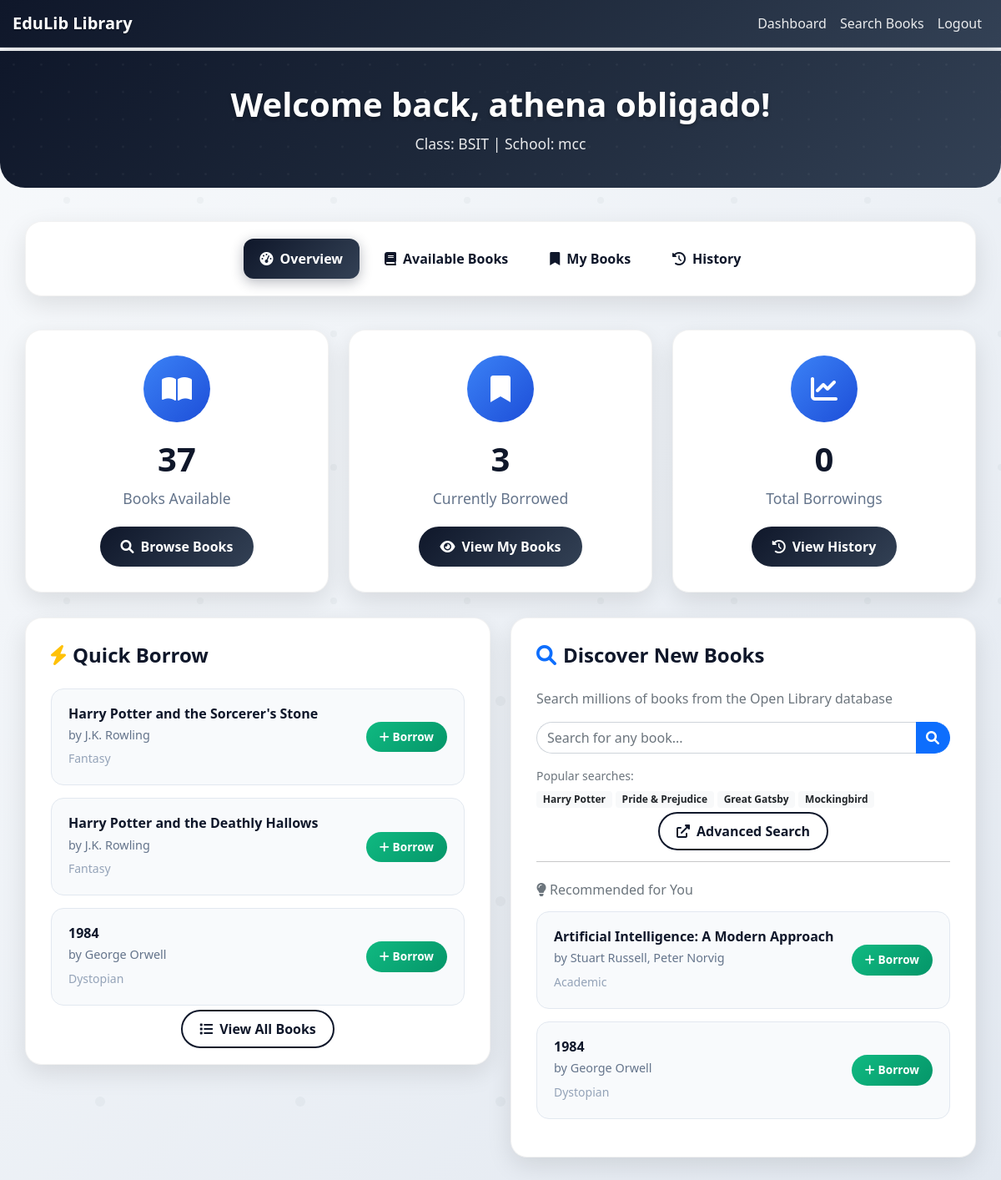
/dashboard (signed in), run on the app's committed database.
### app/models.py (models this page shows, shortened)
class Student(UserMixin, db.Model):
    id = db.Column(db.Integer, primary_key=True)
    email = db.Column(db.String(120), unique=True, nullable=False)
    password_hash = db.Column(db.String(128))
    full_name = db.Column(db.String(100), nullable=False)
    class_name = db.Column(db.String(50), nullable=False)
    school = db.Column(db.String(100), nullable=False)
    contact = db.Column(db.String(100))
    is_admin = db.Column(db.Boolean, default=False)
    borrowings = db.relationship('Borrowing', backref='student', lazy=True)

class Book(db.Model):
    id = db.Column(db.Integer, primary_key=True)
    isbn = db.Column(db.String(13), unique=True, nullable=False)
    title = db.Column(db.String(200), nullable=False)
    author = db.Column(db.String(100), nullable=False)
    genre = db.Column(db.String(50))
    quantity = db.Column(db.Integer, nullable=False, default=1)
    available_quantity = db.Column(db.Integer, nullable=False, default=1)
    borrowings = db.relationship('Borrowing', backref='book', lazy=True)

### app/routes.py (the view, shortened to what this page needs)
@bp.route('/dashboard')
@login_required
def dashboard():
    available_books = Book.query.filter(Book.available_quantity > 0).all()
    borrowed_books = [b.book for b in current_user.borrowings if b.status == 'borrowed']
    history = [b for b in current_user.borrowings if b.status == 'returned']
    from sqlalchemy import func
    popular_books = db.session.query(Book, func.count(Borrowing.id).label('borrow_count')) \
        .join(Borrowing).group_by(Book.id).order_by(func.count(Borrowing.id).desc()).limit(5).all()
    recommendations = [book for book, _ in popular_books]
    return render_template('student_dashboard.html',
                          available_books=available_books,
                          borrowed_books=borrowed_books,
                          history=history,
                          recommendations=recommendations)

### app/__init__.py (called while the page is built)
@login_manager.user_loader
def load_user(user_id):
    from .models import Student
    return Student.query.get(int(user_id))

### app/templates/student_dashboard.html (shortened to what this page needs)
{% extends "base.html" %}
{% block content %}
<div class="welcome-header">
    <div class="container">
        <div class="row">
            <div class="col-12 text-center">
                <h1>Welcome back, {{ current_user.full_name }}!</h1>
                <p>Class: {{ current_user.class_name }} | School: {{ current_user.school }}</p>
            </div>
        </div>
    </div>
</div>
<div class="container">
    <div class="student-nav">
        <div class="d-flex justify-content-center flex-wrap">
            <a class="nav-link {{ 'active' if request.endpoint == 'main.dashboard' else '' }}" href="{{ url_for('main.dashboard') }}">
                <i class="fas fa-tachometer-alt me-2"></i>Overview
            </a>
            <a class="nav-link" href="{{ url_for('main.available_books') }}">
                <i class="fas fa-book me-2"></i>Available Books
            </a>
            <a class="nav-link" href="{{ url_for('main.my_books') }}">
                <i class="fas fa-bookmark me-2"></i>My Books
            </a>
            <a class="nav-link" href="{{ url_for('main.borrowing_history') }}">
                <i class="fas fa-history me-2"></i>History
            </a>
        </div>
    </div>
    <div class="row">
        <div class="col-lg-4 col-md-6">
            <div class="stats-card">
                <div class="icon-wrapper">
                    <i class="fas fa-book-open"></i>
                </div>
                <h3>{{ available_books|length }}</h3>
                <p>Books Available</p>
                <a href="{{ url_for('main.available_books') }}" class="btn-dashboard">
                    <i class="fas fa-search me-2"></i>Browse Books
                </a>
            </div>
        </div>
        <div class="col-lg-4 col-md-6">
            <div class="stats-card">
                <div class="icon-wrapper">
                    <i class="fas fa-bookmark"></i>
                </div>
                <h3>{{ borrowed_books|length }}</h3>
                <p>Currently Borrowed</p>
                <a href="{{ url_for('main.my_books') }}" class="btn-dashboard">
                    <i class="fas fa-eye me-2"></i>View My Books
                </a>
            </div>
        </div>
        <div class="col-lg-4 col-md-12">
            <div class="stats-card">
                <div class="icon-wrapper">
                    <i class="fas fa-chart-line"></i>
                </div>
                <h3>{{ history|length }}</h3>
                <p>Total Borrowings</p>
                <a href="{{ url_for('main.borrowing_history') }}" class="btn-dashboard">
                    <i class="fas fa-history me-2"></i>View History
                </a>
            </div>
        </div>
    </div>
    <div class="row">
        <div class="col-lg-6">
            <div class="action-section">
                <h4><i class="fas fa-bolt text-warning me-2"></i>Quick Borrow</h4>
                {% if available_books %}
                    {% for book in available_books[:3] %}
                        <div class="book-item">
                            <div class="d-flex justify-content-between align-items-center">
                                <div class="flex-grow-1">
                                    <h6>{{ book.title }}</h6>
                                    <p>by {{ book.author }}</p>
                                    <small>{{ book.genre }}</small>
                                </div>
                                <form method="POST" action="{{ url_for('main.borrow_book', book_id=book.id) }}" class="ms-3">
                                    <button type="submit" class="btn btn-borrow">
                                        <i class="fas fa-plus me-1"></i>Borrow
                                    </button>
                                </form>
                            </div>
                        </div>
                    {% endfor %}
                    <div class="text-center mt-3">
                        <a href="{{ url_for('main.available_books') }}" class="btn-outline-dashboard">
                            <i class="fas fa-list me-2"></i>View All Books
                        </a>
                    </div>
                {% else %}
                    <div class="text-center py-5">
                        <i class="fas fa-book-open text-muted" style="font-size: 3rem; margin-bottom: 15px;"></i>
                        <p class="text-muted">No books available for quick borrow at the moment.</p>
                    </div>
                {% endif %}
            </div>
        </div>
        <div class="col-lg-6">
            <div class="action-section">
                <h4><i class="fas fa-search text-primary me-2"></i>Discover New Books</h4>
                <p class="text-muted mb-3">Search millions of books from the Open Library database</p>
                <form method="GET" action="{{ url_for('main.search_books') }}" class="mb-3">
                    <div class="input-group">
                        <input type="text" name="q" class="form-control" placeholder="Search for any book..." required style="border-radius: 25px 0 0 25px; border-right: none;">
                        <button class="btn btn-primary" type="submit" style="border-radius: 0 25px 25px 0; border-left: none;">
                            <i class="fas fa-search"></i>
                        </button>
                    </div>
                </form>
                <div class="mb-3">
                    <small class="text-muted d-block mb-2">Popular searches:</small>
                    <div class="d-flex flex-wrap gap-1">
                        <a href="{{ url_for('main.search_books', q='Harry Potter') }}" class="badge bg-light text-dark text-decoration-none">Harry Potter</a>
                        <a href="{{ url_for('main.search_books', q='Pride and Prejudice') }}" class="badge bg-light text-dark text-decoration-none">Pride & Prejudice</a>
                        <a href="{{ url_for('main.search_books', q='The Great Gatsby') }}" class="badge bg-light text-dark text-decoration-none">Great Gatsby</a>
                        <a href="{{ url_for('main.search_books', q='To Kill a Mockingbird') }}" class="badge bg-light text-dark text-decoration-none">Mockingbird</a>
                    </div>
                </div>
                <div class="text-center">
                    <a href="{{ url_for('main.search_books') }}" class="btn-outline-dashboard">
                        <i class="fas fa-external-link-alt me-2"></i>Advanced Search
                    </a>
                </div>
                {% if recommendations %}
                <hr class="my-4">
                <h6 class="text-muted mb-3"><i class="fas fa-lightbulb me-1"></i>Recommended for You</h6>
                {% for book in recommendations[:2] %}
                    <div class="book-item">
                        <div class="d-flex justify-content-between align-items-center">
                            <div class="flex-grow-1">
                                <h6>{{ book.title }}</h6>
                                <p>by {{ book.author }}</p>
                                <small>{{ book.genre }}</small>
                            </div>
                            {% if book.available_quantity > 0 %}
                                <form method="POST" action="{{ url_for('main.borrow_book', book_id=book.id) }}" class="ms-3">
                                    <button type="submit" class="btn btn-borrow">
                                        <i class="fas fa-plus me-1"></i>Borrow
                                    </button>
                                </form>
                            {% else %}
                                <span class="badge bg-secondary ms-3">Unavailable</span>
                            {% endif %}
                        </div>
                    </div>
                {% endfor %}
                {% endif %}
            </div>
        </div>
    </div>
</div>
{% endblock %}

### app/templates/base.html (style rules this page uses)
body { font-family: 'Segoe UI', Tahoma, Geneva, Verdana, sans-serif; background: linear-gradient(135deg, #f8fafc 0%, #e2e8f0 100%); min-height: 100vh; position: relative; }
body::before { content: ''; position: fixed; top: 0; left: 0; width: 100%; height: 100%; pointer-events: none; z-index: -1; }
.container { max-width: 100%; padding-left: 15px; padding-right: 15px; }
.btn { border-radius: 25px; font-weight: 600; transition: all 0.3s ease; }

### app/templates/student_dashboard.html (style rules this page uses)
.welcome-header { background: linear-gradient(135deg, #0f172a 0%, #1e293b 50%, #334155 100%); color: white; padding: 40px 0; margin: -20px -15px 40px -15px; border-radius: 0 0 30px 30px; position: relative; overflow: hidden; }
.welcome-header::before { content: ''; position: absolute; top: 0; left: 0; right: 0; bottom: 0; pointer-events: none; }
.welcome-header h1 { font-size: 2.5rem; font-weight: 700; margin-bottom: 10px; text-shadow: 0 2px 4px rgba(0,0,0,0.3); }
.welcome-header p { font-size: 1.1rem; opacity: 0.9; margin-bottom: 0; }
.student-nav { background: white; border-radius: 20px; box-shadow: 0 10px 30px rgba(0,0,0,0.1); padding: 20px; margin-bottom: 40px; border: 1px solid rgba(0,0,0,0.05); }
.student-nav .nav-link { color: #0f172a !important; font-weight: 600; padding: 12px 20px; margin: 0 5px; border-radius: 12px; transition: all 0.3s ease; position: relative; }
.student-nav .nav-link.active { background: linear-gradient(135deg, #0f172a, #334155); color: white !important; box-shadow: 0 4px 15px rgba(15, 23, 42, 0.3); }
.stats-card { background: white; border-radius: 20px; padding: 30px; text-align: center; box-shadow: 0 10px 30px rgba(0,0,0,0.1); border: 1px solid rgba(0,0,0,0.05); transition: all 0.3s ease; margin-bottom: 30px; }
.stats-card .icon-wrapper { width: 80px; height: 80px; border-radius: 50%; display: flex; align-items: center; justify-content: center; margin: 0 auto 20px; font-size: 2rem; }
.stats-card:nth-child(1) .icon-wrapper { background: linear-gradient(135deg, #3b82f6, #1d4ed8); color: white; }
.stats-card h3 { font-size: 2.5rem; font-weight: 700; color: #0f172a; margin-bottom: 10px; }
.stats-card p { color: #64748b; font-size: 1.1rem; font-weight: 500; margin-bottom: 20px; }
.btn-dashboard { background: linear-gradient(135deg, #0f172a, #334155); border: none; color: white; padding: 12px 25px; border-radius: 25px; font-weight: 600; text-decoration: none; transition: all 0.3s ease; display: inline-block; }
.action-section { background: white; border-radius: 20px; padding: 30px; box-shadow: 0 10px 30px rgba(0,0,0,0.1); border: 1px solid rgba(0,0,0,0.05); margin-bottom: 30px; }
.action-section h4 { color: #0f172a; font-weight: 700; margin-bottom: 25px; font-size: 1.5rem; }
.book-item { background: #f8fafc; border-radius: 15px; padding: 20px; margin-bottom: 15px; border: 1px solid #e2e8f0; transition: all 0.3s ease; }
.book-item h6 { color: #0f172a; font-weight: 600; margin-bottom: 5px; }
.book-item p { color: #64748b; font-size: 0.9rem; margin-bottom: 5px; }
.book-item small { color: #94a3b8; font-weight: 500; }
.btn-borrow { background: linear-gradient(135deg, #10b981, #059669); border: none; color: white; padding: 8px 16px; border-radius: 20px; font-size: 0.85rem; font-weight: 600; transition: all 0.3s ease; }
.btn-outline-dashboard { border: 2px solid #0f172a; color: #0f172a; padding: 10px 20px; border-radius: 25px; font-weight: 600; text-decoration: none; transition: all 0.3s ease; }

### data on the page
Student: full_name "athena obligado", class_name "BSIT", school "mcc"
Book: title "Harry Potter and the Sorcerer's Stone", author "J.K. Rowling", genre "Fantasy"
Book: title "Harry Potter and the Deathly Hallows", author "J.K. Rowling", genre "Fantasy"
Book: title "1984", author "George Orwell", genre "Dystopian"
Book: title "Artificial Intelligence: A Modern Approach", author "Stuart Russell, Peter Norvig", genre "Academic"

### other printed values
{{ available_books|length }} "37"
{{ borrowed_books|length }} "3"
{{ history|length }} "0"
